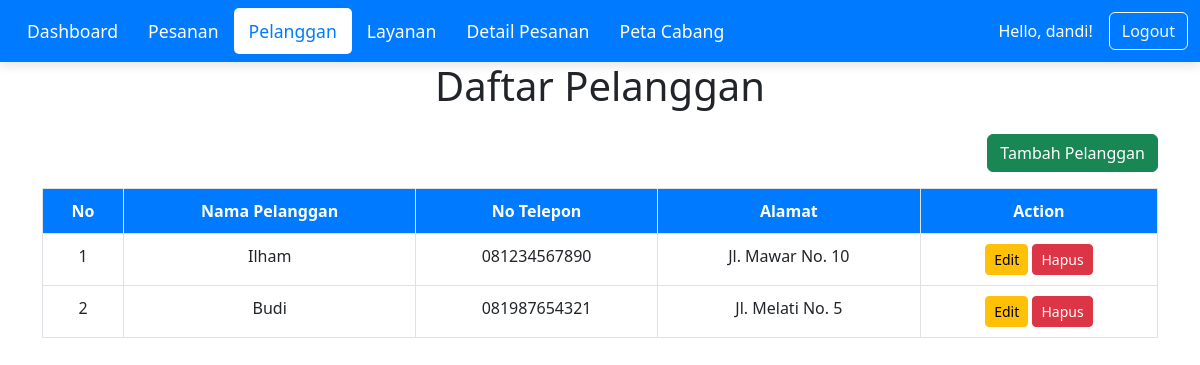
The app's page /pelanggan.php (signed in) with its own data.
### tables this page shows
CREATE TABLE `pelanggan` (
  `id_pelanggan` INT AUTO_INCREMENT PRIMARY KEY,
  `nama_pelanggan` VARCHAR(100) NOT NULL,
  `no_telepon` VARCHAR(15) NOT NULL,
  `alamat` VARCHAR(255) DEFAULT NULL
);

### pelanggan.php (the view, shortened to what this page needs)
<?php
include 'koneksi.php';
$query = "SELECT * FROM pelanggan";
$result = mysqli_query($conn, $query);
?>
<!DOCTYPE html>
<html lang="en">
<head>
    <link href="https://cdn.jsdelivr.net/npm/bootstrap@5.3.0/dist/css/bootstrap.min.css" rel="stylesheet">
    <link rel="stylesheet" href="nav.css">
</head>
<body>
    <?php include 'nav.php'; ?>
    <div class="container">
        <h1 class="text-center mb-4">Daftar Pelanggan</h1>
        <div class="text-end mb-3">
            <a href="tambah_pelanggan.php" class="btn btn-success">Tambah Pelanggan</a>
        </div>
        <div class="table-responsive">
            <table class="table table-bordered">
                <thead class="text-center">
                    <tr>
                        <th>No</th>
                        <th>Nama Pelanggan</th>
                        <th>No Telepon</th>
                        <th>Alamat</th>
                        <th>Action</th>
                    </tr>
                </thead>
                <tbody>
                    <?php
                    $no = 1;
                    while ($row = mysqli_fetch_assoc($result)): ?>
                        <tr>
                            <td class="text-center"><?php echo $no++; ?></td>
                            <td><?php echo $row['nama_pelanggan']; ?></td>
                            <td><?php echo $row['no_telepon']; ?></td>
                            <td><?php echo $row['alamat']; ?></td>
                            <td class="text-center">
                                <a href="edit_pelanggan.php?id=<?php echo $row['id_pelanggan']; ?>" class="btn btn-warning btn-sm">Edit</a>
                                <a href="hapus_pelanggan.php?id=<?php echo $row['id_pelanggan']; ?>" class="btn btn-danger btn-sm" onclick="return confirm('Apakah Anda yakin ingin menghapus pelanggan ini?')">Hapus</a>
                            </td>
                        </tr>
                    <?php endwhile; ?>
                </tbody>
            </table>
        </div>
    </div>
</body>
</html>

### nav.css (style rules this page uses)
.table th, .table td { padding: 10px; text-align: center; }
.table th { background-color: #007bff; color: #fff; }
.table tr:nth-child(even) { background-color: #f8f9fa; }

### records on screen
pelanggan: nama_pelanggan "Ilham", no_telepon "081234567890", alamat "Jl. Mawar No. 10"
pelanggan: nama_pelanggan "Budi", no_telepon "081987654321", alamat "Jl. Melati No. 5"

### other values on screen
$_SESSION['username'] "dandi"
